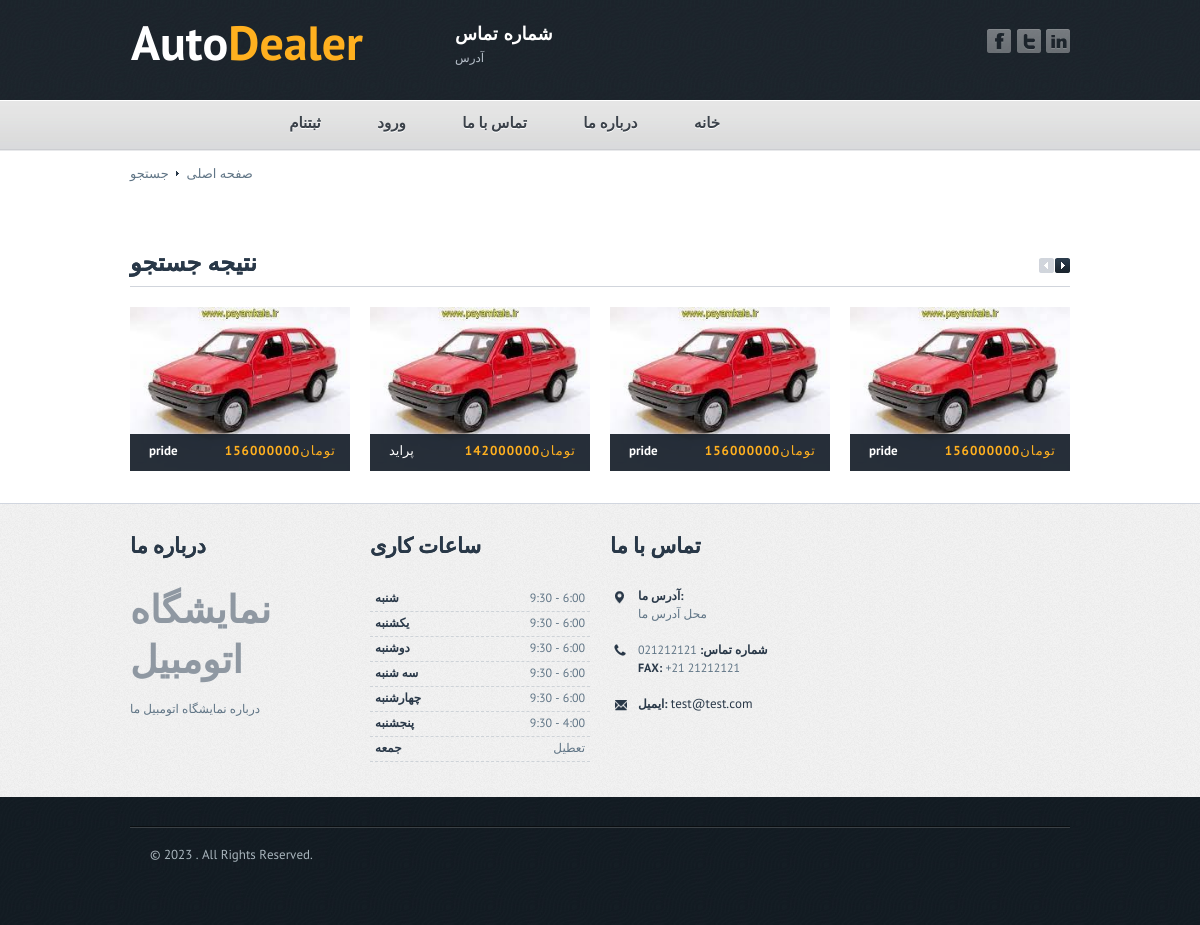
Screenshot of /search.php with the database file from the repository.
### tables this page shows
CREATE TABLE `cars` (
  `id` int(11) NOT NULL,
  `name` varchar(255) NOT NULL,
  `company` varchar(255) NOT NULL,
  `salesakht` varchar(255) NOT NULL,
  `karkerd` varchar(255) NOT NULL,
  `vazeiat` text NOT NULL,
  `rang` varchar(255) NOT NULL,
  `emkanat` text NOT NULL,
  `qeymat` varchar(255) NOT NULL,
  `image` varchar(255) NOT NULL
);

### search.php (the view, shortened to what this page needs)
<!DOCTYPE html>
<html xmlns="http://www.w3.org/1999/xhtml">
<head>
	<link rel="stylesheet" type="text/css" href="css/style.css" />
	<link rel="stylesheet" type="text/css" href="css/jquery.fancybox-1.3.4.css" media="screen" />
</head>
<body class="page">
	<?php include 'header.php' ?>
<?php
	include 'db.php';
    $q=$_GET['q'];
	$select=$conn->prepare("SELECT * FROM `cars`  WHERE name LIKE '%$q%'  ");
	$select ->execute();
	$cars=$select->fetchAll(PDO::FETCH_ASSOC);
?>
		<div id="content">
			<div class="content">
            <div class="breadcrumbs">
					<a href="index.php">صفحه اصلی</a>
					<img src="images/marker_2.gif" alt=""/>
					<span>جستجو</span>
				</div>
				<div class="wrapper_1">
				</div>
				<div class="recent">
					<h2><strong>نتیجه جستجو</strong> </h2>
					<div class="recent_carousel">
					<?php
					foreach($cars as $cars):?>
						<div class="slide">
							<a href="#">
								<img src="images/<?=$cars['image'] ?>" alt=""/>
								<div class="title"><?=$cars['name'] ?> <span class="price"><?=$cars['qeymat'] ?>تومان</span></div>
							</a>
						</div>
						<?php endforeach ?>
					</div>
				</div>
				</div>
			</div>
		<?php include 'footer.php' ?>
</body>
</html>

### header.php (shortened to what this page needs)
<div id="header">
			<div class="top_info">
				<div class="logo">
					<a href="index.php">Auto<span>Dealer</span></a>
				</div>
				<div class="header_contacts">
					<div class="phone">شماره تماس</div>
					<div>آدرس</div>
				</div>
				<div class="socials">
					<a href="#"><img src="images/fb_icon.png" alt=""></a>
					<a href="#"><img src="images/twitter_icon.png" alt=""></a>
					<a href="#"><img src="images/in_icon.png" alt=""></a>
				</div>
			</div>
			<div class="bg_navigation">
				<div class="navigation_wrapper">
					<div id="navigation">
						<ul style="    float: right;direction: rtl;">
							<li><a href="index.php">خانه</a></li>
							<li><a href="page.php">درباره ما</a></li>
                            <li><a href="contacts.php">تماس با ما</a></li>
							<?php
							if(!isset($_SESSION['login'])){ ?>
                            <li><a href="login.php">ورود</a></li>
                            <li><a href="register.php">ثبتنام</a></li>
							<?php
							}else{
      						?>
							<li><a href="logout.php">خروج</a></li>
							<?php
      						}
      						?>
						</ul>
					</div>
				</div>
			</div>
		</div>

### footer.php (shortened to what this page needs)
<div id="footer">
			<div class="bg_top_footer">
				<div class="top_footer">
					<div class="f_widget first">
						<h3><strong>درباره ما</strong> </h3>
						<a href="#" class="footer_logo">نمایشگاه اتومبیل</a>
						<p>درباره نمایشگاه اتومبیل ما</p>
					</div>
					<div class="f_widget divide second">
						<h3><strong>ساعات کاری</strong></h3>
						<ul class="schedule">
							<li>
								<strong>شنبه</strong>
								<span>9:30  - 6:00 </span>
							</li>
							<li>
								<strong>یکشنبه</strong>
								<span>9:30  - 6:00 </span>
							</li>
							<li>
								<strong>دوشنبه</strong>
								<span>9:30  - 6:00 </span>
							</li>
							<li>
								<strong>سه شنبه</strong>
								<span>9:30  - 6:00 </span>
							</li>
							<li>
								<strong>چهارشنبه</strong>
								<span>9:30  - 6:00 </span>
							</li>
							<li>
								<strong>پنجشنبه</strong>
								<span>9:30  - 4:00 </span>
							</li>
							<li>
								<strong>جمعه</strong>
								<span>تعطیل</span>
							</li>
						</ul>
					</div>
					<div class="f_widget third">
						<h3><strong>تماس با ما</strong> </h3>
						<div class="f_contact f_contact_1"><strong> آدرس ما:<br/></strong>محل آدرس ما</div>
						<div class="f_contact f_contact_2"><strong>شماره تماس:</strong> 021212121 <br/><strong>FAX:</strong> +21 21212121</div>
						<div class="f_contact f_contact_3"><strong>ایمیل:</strong> <a href="mailto:#">test@test.com</a></div>
					</div>
				</div>
			</div>
			<div class="bottom_footer">
			<div class="copyright_wrapper">
				<div class="copyright">&copy; 2023 . All Rights Reserved.</div>
			</div>
		</div>

### rows the page displays
cars: image (picture), name "pride", qeymat "156000000"
cars: image (picture), name "پراید", qeymat "142000000"
cars: image (picture), name "pride", qeymat "156000000"
cars: image (picture), name "pride", qeymat "156000000"
